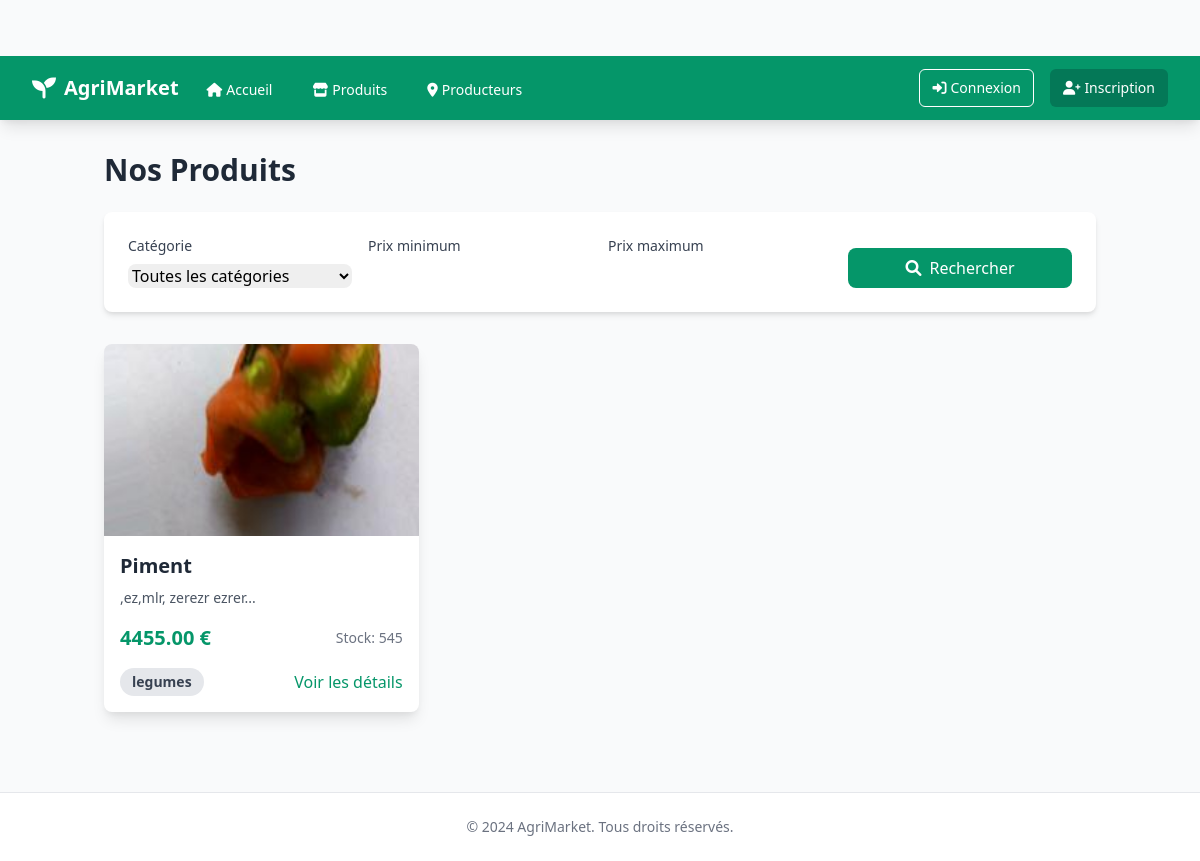
Page /products on the committed database.
### app/models/product.py (models this page shows, shortened)
class Product(db.Model):
    id = db.Column(db.Integer, primary_key=True)
    name = db.Column(db.String(100), nullable=False)
    description = db.Column(db.Text, nullable=False)
    price = db.Column(db.Float, nullable=False)
    stock = db.Column(db.Integer, nullable=False)
    category = db.Column(db.String(50), nullable=False)
    image_path = db.Column(db.String(255))
    created_at = db.Column(db.DateTime, default=datetime.utcnow)
    updated_at = db.Column(db.DateTime, default=datetime.utcnow, onupdate=datetime.utcnow)
    seller_id = db.Column(db.Integer, db.ForeignKey('user.id'), nullable=False)
    seller = db.relationship('User', backref=db.backref('products', lazy=True))
    def get_image_url(self):
        if self.image_path:
            return self.image_path
        return None

### app/controllers/product_controller.py (the view)
@product_bp.route('/products')
def list_products():
    products = Product.query.all()
    return render_template('products/list.html', products=products)

### app/templates/products/list.html (shortened to what this page needs)
{% extends "base.html" %} {% block content %}
<div class="container mx-auto px-4 py-8">
  <div class="flex justify-between items-center mb-6">
    <h1 class="text-3xl font-bold text-gray-800">Nos Produits</h1>
  </div>
  <div class="bg-white rounded-lg shadow-md p-6 mb-8">
    <form method="GET" class="grid grid-cols-1 md:grid-cols-4 gap-4">
      <div>
        <label
          for="category"
          class="block text-sm font-medium text-gray-700 mb-2"
          >Catégorie</label
        >
        <select
          name="category"
          id="category"
          class="w-full rounded-lg border-gray-300 focus:border-green-500 focus:ring-green-500"
        >
          <option value="">Toutes les catégories</option>
        </select>
      </div>
      <div>
        <label
          for="price_min"
          class="block text-sm font-medium text-gray-700 mb-2"
          >Prix minimum</label
        >
        <input
          type="number"
          name="price_min"
          id="price_min"
          class="w-full rounded-lg border-gray-300 focus:border-green-500 focus:ring-green-500"
        />
      </div>
      <div>
        <label
          for="price_max"
          class="block text-sm font-medium text-gray-700 mb-2"
          >Prix maximum</label
        >
        <input
          type="number"
          name="price_max"
          id="price_max"
          class="w-full rounded-lg border-gray-300 focus:border-green-500 focus:ring-green-500"
        />
      </div>
      <div class="flex items-end">
        <button
          type="submit"
          class="w-full bg-green-600 text-white py-2 px-4 rounded-lg hover:bg-green-700 transition duration-200"
        >
          <i class="fas fa-search mr-2"></i>Rechercher
        </button>
      </div>
    </form>
  </div>
  <div class="grid grid-cols-1 md:grid-cols-2 lg:grid-cols-3 gap-6">
    {% for product in products %}
    <div
      class="bg-white rounded-lg shadow-lg overflow-hidden hover:shadow-xl transition duration-200"
    >
      {% if product.get_image_url() %}
      <img
        src="{{ url_for('static', filename='uploads/' + product.get_image_url()) }}"
        alt="{{ product.name }}"
        class="w-full h-48 object-cover"
      />
      {% else %}
      <div class="w-full h-48 bg-gray-200 flex items-center justify-center">
        <i class="fas fa-image text-gray-400 text-4xl"></i>
      </div>
      {% endif %}
      <div class="p-4">
        <h2 class="text-xl font-semibold text-gray-800 mb-2">
          {{ product.name }}
        </h2>
        <p class="text-gray-600 text-sm mb-4">
          {{ product.description[:100] }}...
        </p>
        <div class="flex justify-between items-center mb-4">
          <span class="text-xl font-bold text-green-600"
            >{{ "%.2f"|format(product.price) }} €</span
          >
          <span class="text-sm text-gray-500">Stock: {{ product.stock }}</span>
        </div>
        <div class="flex items-center justify-between">
          <span
            class="inline-block bg-gray-200 rounded-full px-3 py-1 text-sm font-semibold text-gray-700"
          >
            {{ product.category }}
          </span>
          <a
            href="{{ url_for('product.product_detail', id=product.id) }}"
            class="text-green-600 hover:text-green-700"
          >
            Voir les détails
          </a>
        </div>
      </div>
    </div>
    {% endfor %}
  </div>
</div>
{% endblock %}

### app/templates/base.html (style rules this page uses)
body { padding-top: 56px; }

### rows in the picture
Product: image_path (picture), name "Piment", description ",ez,mlr, zerezr ezrer", price "4455.00", stock "545", category "legumes"
